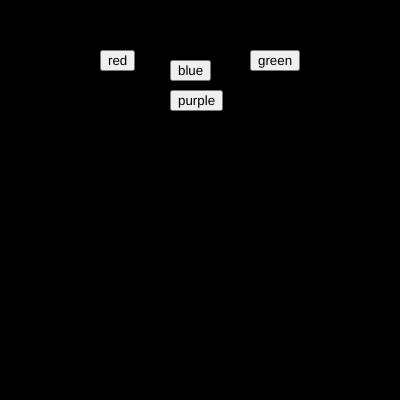
Frame 1 (no input)
Frame 60 (no input): identical to frame 1, image omitted
Frame 120 (the mouse pressed at the canvas centre since frame 60): identical to frame 1, image omitted

The p5.js sketch that drew this single still picture (run headless with seeded random() and noise() and a simulated clock; from frame 60 on, the mouse is pressed at the canvas centre):

// p5.js sketch
// ── sketch.js
var btn_red;
var btn_green;
var btn_blue;
var btn_purple;

var r = 0;
var g = 0;
var b = 0;

function setup(){
    createCanvas(400,400);
    btn_red = createButton("red");
    btn_red.position(100,50);
    btn_red.mousePressed(red_bg);

    btn_green = createButton("green");
    btn_green.position(250,50);
    btn_green.mousePressed(green_bg);

    btn_blue = createButton("blue");
    btn_blue.position(170,60);
    btn_blue.mousePressed(blue_bg);

    btn_purple = createButton("purple");
    btn_purple.position(170,90);
    btn_purple.mousePressed(purple_bg);
}

function draw(){
    background(r,g,b);
}

function red_bg(){
    r = 255;
    g = 0;
    b = 0;
}

function green_bg(){
    r = 0;
    g = 255;
    b = 0;
}

function blue_bg(){
    r = 0;
    g = 0;
    b = 255;
}

function purple_bg(){
    r = 100;
    g = 0;
    b = 100;
}
